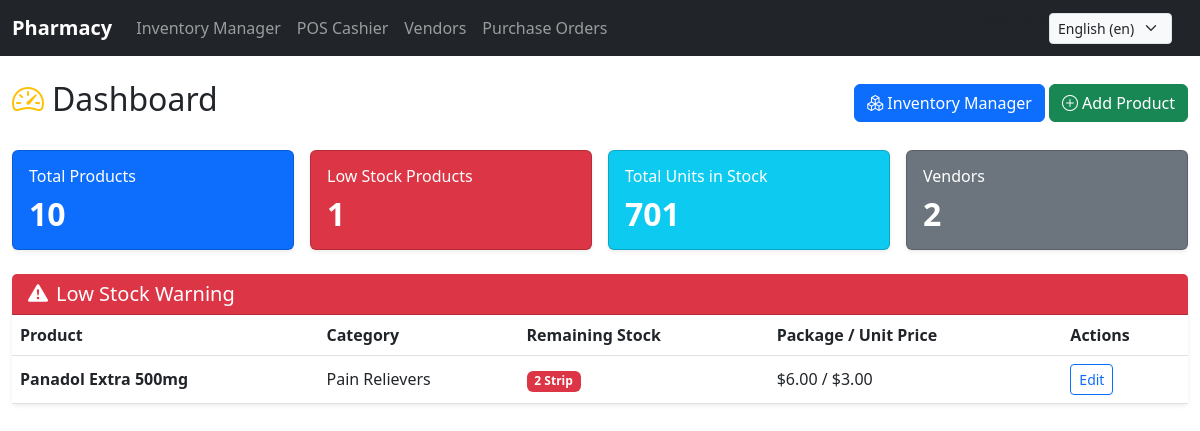
Page /erp/ (signed in) on the committed database.
### pharmacy/models.py (models this page shows, shortened)
class Product(models.Model):
    name = models.CharField(max_length=200)
    brand = models.CharField(max_length=100, blank=True, null=True)
    category = models.ForeignKey(Category, on_delete=models.SET_NULL, null=True, related_name="products")
    active_ingredient = models.ForeignKey(
        ActiveIngredient, on_delete=models.SET_NULL, null=True, blank=True, related_name="products"
    )
    description = models.TextField(blank=True, null=True)
    package_unit = models.CharField(max_length=50, default="Box", help_text="e.g. Box, Bottle")
    sub_unit = models.CharField(max_length=50, default="Strip", help_text="e.g. Strip, Tablet, Ampoule")
    units_per_package = models.PositiveIntegerField(default=1)
    package_price = models.DecimalField(max_digits=10, decimal_places=2, validators=[MinValueValidator(0)])
    sub_unit_price = models.DecimalField(max_digits=10, decimal_places=2, validators=[MinValueValidator(0)])
    stock_in_sub_units = models.PositiveIntegerField(default=0)
    requires_prescription = models.BooleanField(default=False)
    is_visible_in_catalog = models.BooleanField(default=True)
    is_deleted = models.BooleanField(default=False)
    image_url = models.URLField(max_length=500, blank=True, null=True)
    created_at = models.DateTimeField(auto_now_add=True)
    updated_at = models.DateTimeField(auto_now=True)

class Category(models.Model):
    name = models.CharField(max_length=100)
    parent = models.ForeignKey(
        'self', on_delete=models.CASCADE, null=True, blank=True, related_name='subcategories'
    )
    description = models.TextField(blank=True, null=True)
    class Meta:
        verbose_name_plural = "Categories"

### pharmacy/views.py (the view)
# urls.py: path('erp/', views.erp_dashboard, name='erp_dashboard'),
@employee_required
def erp_dashboard(request):
    total_products = Product.objects.count()
    low_stock_products = Product.objects.filter(stock_in_sub_units__lte=20)
    total_categories = Category.objects.count()
    total_vendors = Vendor.objects.count()
    stock_stats = Product.objects.aggregate(
        total_sub_units=Sum('stock_in_sub_units')
    )
    context = {
        'total_products': total_products,
        'low_stock_count': low_stock_products.count(),
        'low_stock_products': low_stock_products[:5],
        'total_categories': total_categories,
        'total_vendors': total_vendors,
        'total_stock_items': stock_stats['total_sub_units'] or 0,
    }
    return render(request, 'pharmacy/erp/dashboard.html', context)

### pharmacy/models.py (called while the page is built)
    def is_employee_or_admin(self):
        return self.role in [self.Role.EMPLOYEE, self.Role.ADMIN] or self.is_superuser

### pharmacy/templates/pharmacy/erp/dashboard.html (shortened to what this page needs)
{% extends "pharmacy/erp/side-bar.html" %}
{% load i18n %}
{% block sidebar %}
<div class="container-fluid my-4">
    <div class="d-flex justify-content-between align-items-center mb-4">
        <h2><i class="bi bi-speedometer2 text-warning me-2"></i>{% trans "Dashboard" %}</h2>
        <div>
            <a href="{% url 'erp_inventory' %}" class="btn btn-primary"><i class="bi bi-boxes me-1"></i>{% trans "Inventory Manager" %}</a>
            <a href="{% url 'erp_product_create' %}" class="btn btn-success"><i class="bi bi-plus-circle me-1"></i>{% trans "Add Product" %}</a>
        </div>
    </div>
    <div class="row g-3 mb-4">
        <div class="col-md-3">
            <div class="card bg-primary text-white shadow-sm">
                <div class="card-body">
                    <h6 class="card-title">{% trans "Total Products" %}</h6>
                    <h2 class="fw-bold mb-0">{{ total_products }}</h2>
                </div>
            </div>
        </div>
        <div class="col-md-3">
            <div class="card bg-danger text-white shadow-sm">
                <div class="card-body">
                    <h6 class="card-title">{% trans "Low Stock Products" %}</h6>
                    <h2 class="fw-bold mb-0">{{ low_stock_count }}</h2>
                </div>
            </div>
        </div>
        <div class="col-md-3">
            <div class="card bg-info text-white shadow-sm">
                <div class="card-body">
                    <h6 class="card-title">{% trans "Total Units in Stock" %}</h6>
                    <h2 class="fw-bold mb-0">{{ total_stock_items }}</h2>
                </div>
            </div>
        </div>
        <div class="col-md-3">
            <div class="card bg-secondary text-white shadow-sm">
                <div class="card-body">
                    <h6 class="card-title">{% trans "Vendors" %}</h6>
                    <h2 class="fw-bold mb-0">{{ total_vendors }}</h2>
                </div>
            </div>
        </div>
    </div>
    <div class="card border-0 shadow-sm">
        <div class="card-header bg-danger text-white">
            <h5 class="mb-0"><i class="bi bi-exclamation-triangle-fill me-2"></i>{% trans "Low Stock Warning" %}</h5>
        </div>
        <div class="card-body p-0">
            <table class="table table-hover align-middle mb-0">
                <thead>
                    <tr>
                        <th>{% trans "Product" %}</th>
                        <th>{% trans "Category" %}</th>
                        <th>{% trans "Remaining Stock" %}</th>
                        <th>{% trans "Package / Unit Price" %}</th>
                        <th>{% trans "Actions" %}</th>
                    </tr>
                </thead>
                <tbody>
                    {% for item in low_stock_products %}
                    <tr>
                        <td class="fw-bold">{{ item.name }}</td>
                        <td>{{ item.category.name }}</td>
                        <td><span class="badge bg-danger">{{ item.stock_in_sub_units }} {{ item.sub_unit }}</span></td>
                        <td>${{ item.package_price }} / ${{ item.sub_unit_price }}</td>
                        <td>
                            <a href="{% url 'erp_product_edit' item.id %}" class="btn btn-sm btn-outline-primary">{% trans "Edit" %}</a>
                        </td>
                    </tr>
                    {% empty %}
                    <tr>
                        <td colspan="5" class="text-center py-3 text-muted">{% trans "All products are stocked well." %}</td>
                    </tr>
                    {% endfor %}
                </tbody>
            </table>
        </div>
    </div>
</div>
{% endblock %}

### pharmacy/static/pharmacy/styles.css (style rules this page uses)
html, body { margin: 0; padding: 0; width: 100%; overflow-x: hidden; }
*, *::before, *::after { box-sizing: border-box; }

### rows in the picture
Product: name "Panadol Extra 500mg", category.name "Pain Relievers", stock_in_sub_units "2", sub_unit "Strip", package_price "6.00", sub_unit_price "3.00"

### other values in the picture
{{ total_products }} "10"
{{ low_stock_count }} "1"
{{ total_stock_items }} "701"
{{ total_vendors }} "2"
form field language "English (en)"
